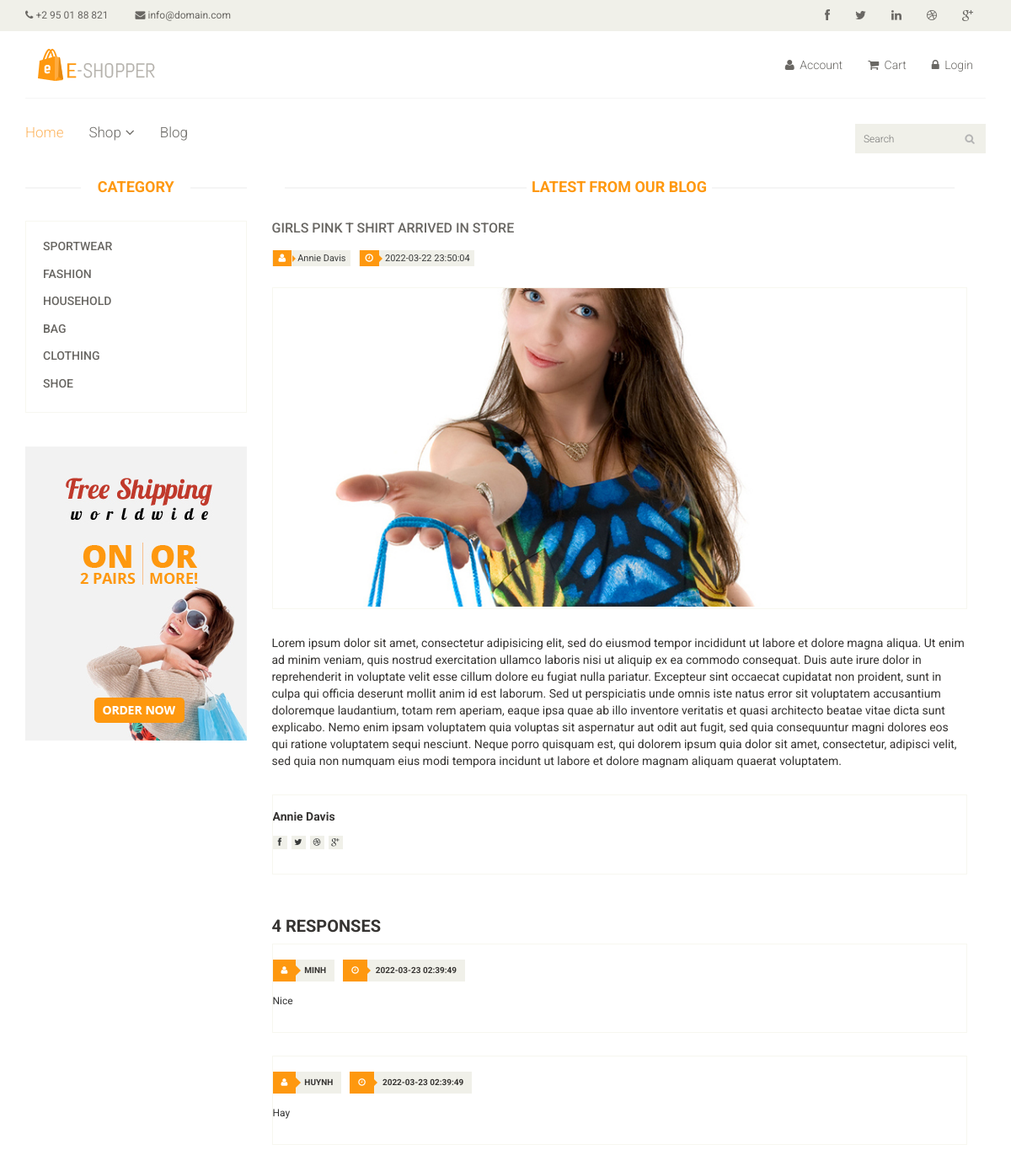
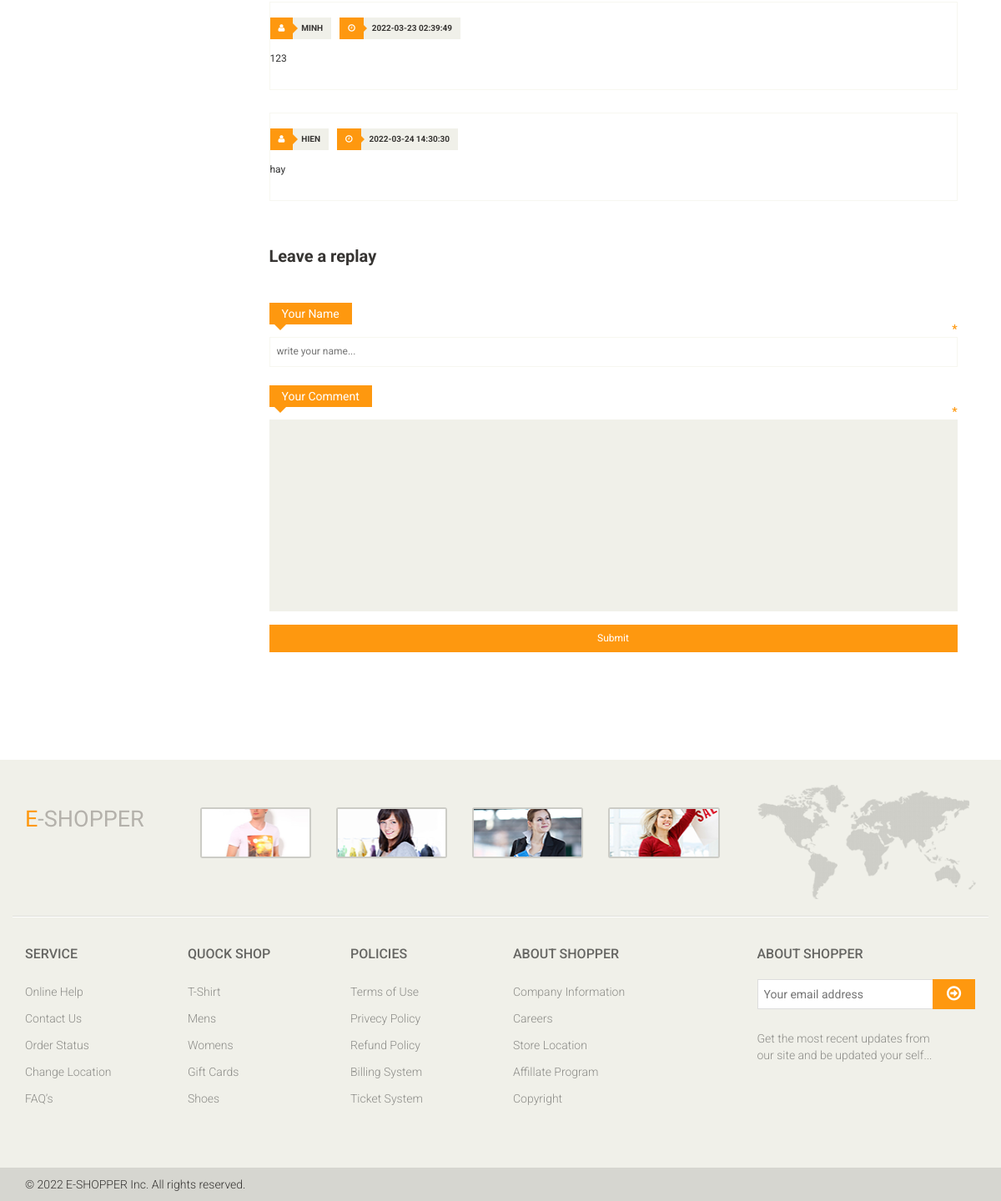
The app's page /?quanly=blogsingle&blog_id=1 with its own data (2 pictures, top to bottom).
### tables this page shows
CREATE TABLE `categories` (
  `id` int(11) NOT NULL,
  `name` varchar(255) NOT NULL
);

CREATE TABLE `blog` (
  `id` int(11) NOT NULL,
  `title` varchar(100) DEFAULT NULL,
  `brieft` text DEFAULT NULL,
  `content` text DEFAULT NULL,
  `img` varchar(50) DEFAULT NULL,
  `date` varchar(100) DEFAULT NULL,
  `author` varchar(50) DEFAULT NULL,
  `cmt` text DEFAULT NULL
);

CREATE TABLE `user_blog` (
  `id` int(11) NOT NULL,
  `blog_id` int(11) NOT NULL,
  `role` enum('author','reader') NOT NULL,
  `content` text NOT NULL,
  `name` varchar(20) NOT NULL,
  `date` text NOT NULL
);

### include/blog-single.php (the view, shortened to what this page needs)
<?php
include_once('./database/connect.php');
?>
	<section>
		<div class="container">
				<div class="col-sm-9">
					<div class="blog-post-area">
						<h2 class="title text-center">Latest From our Blog</h2>
						<?php
						$blog_list_single=mysqli_query($con,"SELECT blog.id as id,blog.title as title,blog.content as content,blog.brieft as brieft, blog.date as date, blog.img as img, blog.author as author ,blog.cmt as cmt from blog WHERE blog.id=".$_GET['blog_id']." ");
						while($row_blog_single=mysqli_fetch_array($blog_list_single)){
						?>
						<div class="single-blog-post">
							<h3><?php echo $row_blog_single['title'] ?></h3>
							<div class="post-meta">
								<ul>
									<li><i class="fa fa-user"></i><?php echo $row_blog_single['author'] ?></li>
									<li><i class="fa fa-clock-o"></i><?php echo $row_blog_single['date'] ?></li>
								</ul>
							</div>
							<a href="">
								<img src="<?php echo $row_blog_single['img'] ?>" alt="">
							</a>
							<p>
							<?php echo $row_blog_single['content'] ?>
							</p>
						</div>
					</div>
					<div class="media commnets">
						<div class="media-body">
							<h4 class="media-heading"><?php echo $row_blog_single['author'] ?></h4>
							<div class="blog-socials">
								<ul>
									<li><a href=""><i class="fa fa-facebook"></i></a></li>
									<li><a href=""><i class="fa fa-twitter"></i></a></li>
									<li><a href=""><i class="fa fa-dribbble"></i></a></li>
									<li><a href=""><i class="fa fa-google-plus"></i></a></li>
								</ul>
							</div>
						</div>
					</div>
					<?php
						}
					?>
					<div class="response-area">
						<?php
						$sum_res=mysqli_query($con,"SELECT * from user_blog where user_blog.blog_id=".$_GET['blog_id']." and role='reader'");
						$sum_res1=mysqli_query($con,"SELECT COUNT(*) as sum from user_blog where user_blog.blog_id=".$_GET['blog_id']." and role='reader'");
						$row_sum_res1=mysqli_fetch_assoc($sum_res1);
						?>
						<h2><?php echo $row_sum_res1['sum']?> RESPONSES</h2>
						<ul class="media-list">
						<?php
						while($row_sum_res=mysqli_fetch_array($sum_res))
						{
						?>
							<li class="media">
								<div class="media-body">
									<ul class="sinlge-post-meta">
										<li><i class="fa fa-user"></i><?php echo $row_sum_res['name']?></li>
										<li><i class="fa fa-clock-o"></i><?php echo $row_sum_res['date']?></li>
									</ul>
									<p><?php echo $row_sum_res['content']?></p>
								</div>
							</li>
							<?php
							}?>
						</ul>
					</div>
					<div class="replay-box">
						<div class="row">
							<div class="col-sm-12">
								<h2>Leave a replay</h2>
								<form method="post">
									<div class="blank-arrow">
										<label>Your Name</label>
									</div>
									<span>*</span>
									<input type="text" name="name" placeholder="write your name...">
									<div class="blank-arrow">
										<label>Your Comment</label>
									</div>
									<span>*</span>
									<textarea name="message" rows="11"></textarea>
									<input style="color: white;" class="btn btn-primary" name="cmt" type="submit" value="Submit">
								</form>
							</div>
						</div>
					</div>
				</div>
		</div>
	</section>

### include/category-sidebar.php (shortened to what this page needs)
<div class="col-sm-3">
					<div class="left-sidebar">
						<h2>Category</h2>
						<div class="panel-group category-products" id="accordian">
						<?php
	$query = "select * from categories where 1";
	$result = mysqli_query($con, $query);
	while($row = mysqli_fetch_array($result)){
		$name=$row["name"];
	?>
		<div class="panel panel-default">
			<div class="panel-heading">
				<h4 class="panel-title"><a class="cate" id="<?=$name?>"	href="?quanly=product&category=<?=$name?>"><?= $name; ?></a></h4>
			</div>
		</div>
<?php }	?>
</div>
	<div class="shipping text-center">
		<img src="images/home/shipping.jpg" alt="" />
	</div>
</div>
</div>

### records on screen
categories: name "SPORTWEAR"
categories: name "FASHION"
categories: name "HOUSEHOLD"
categories: name "BAG"
categories: name "CLOTHING"
categories: name "SHOE"
blog: title "GIRLS PINK T SHIRT ARRIVED IN STORE", author "Annie Davis", date "2022-03-22 23:50:04", img (picture), content "Lorem ipsum dolor sit amet, consectetur adipisicing elit, sed do eiusmod tempor incididunt ut labore et dolore magna aliqua. Ut enim ad minim veniam, quis nostrud exercitation ullamco laboris nisi ut aliquip ex ea commodo consequat. Duis aute irure dolor in reprehenderit in voluptate velit esse cillum dolore eu fugiat nulla pariatur. Excepteur sint occaecat cupidatat non proident, sunt in culpa qui officia deserunt mollit anim id est laborum. Sed ut perspiciatis unde omnis iste natus error sit voluptatem accusantium doloremque laudantium, totam rem aperiam, eaque ipsa quae ab illo inventore veritatis et quasi architecto beatae vitae dicta sunt explicabo. Nemo enim ipsam voluptatem quia…"
user_blog: name "MINH", date "2022-03-23 02:39:49", content "Nice"
user_blog: name "HUYNH", date "2022-03-23 02:39:49", content "Hay"
user_blog: name "MINH", date "2022-03-23 02:39:49", content "123"
user_blog: name "HIEN", date "2022-03-24 14:30:30", content "hay"

### other values on screen
$row_sum_res1['sum'] "4"
